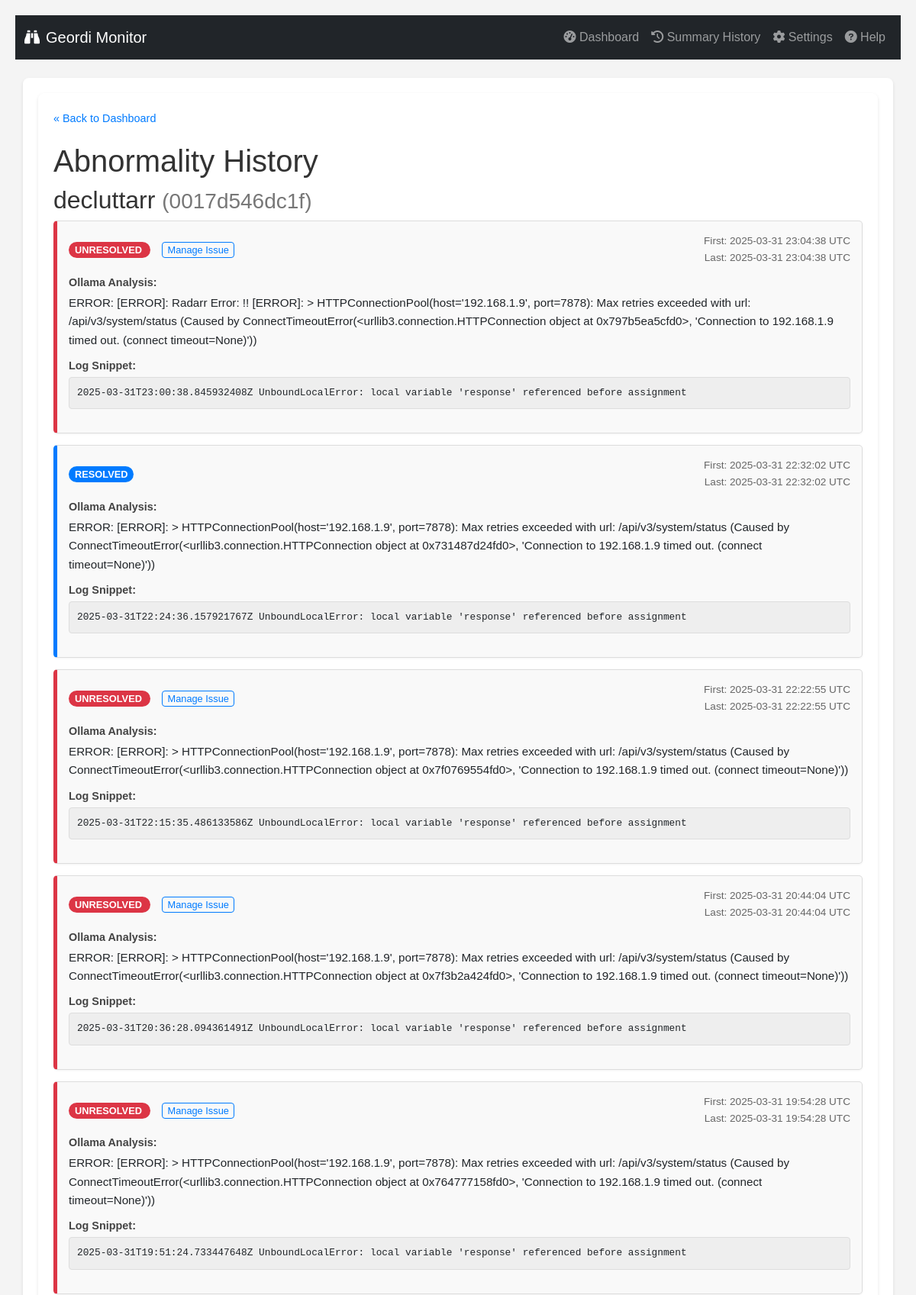
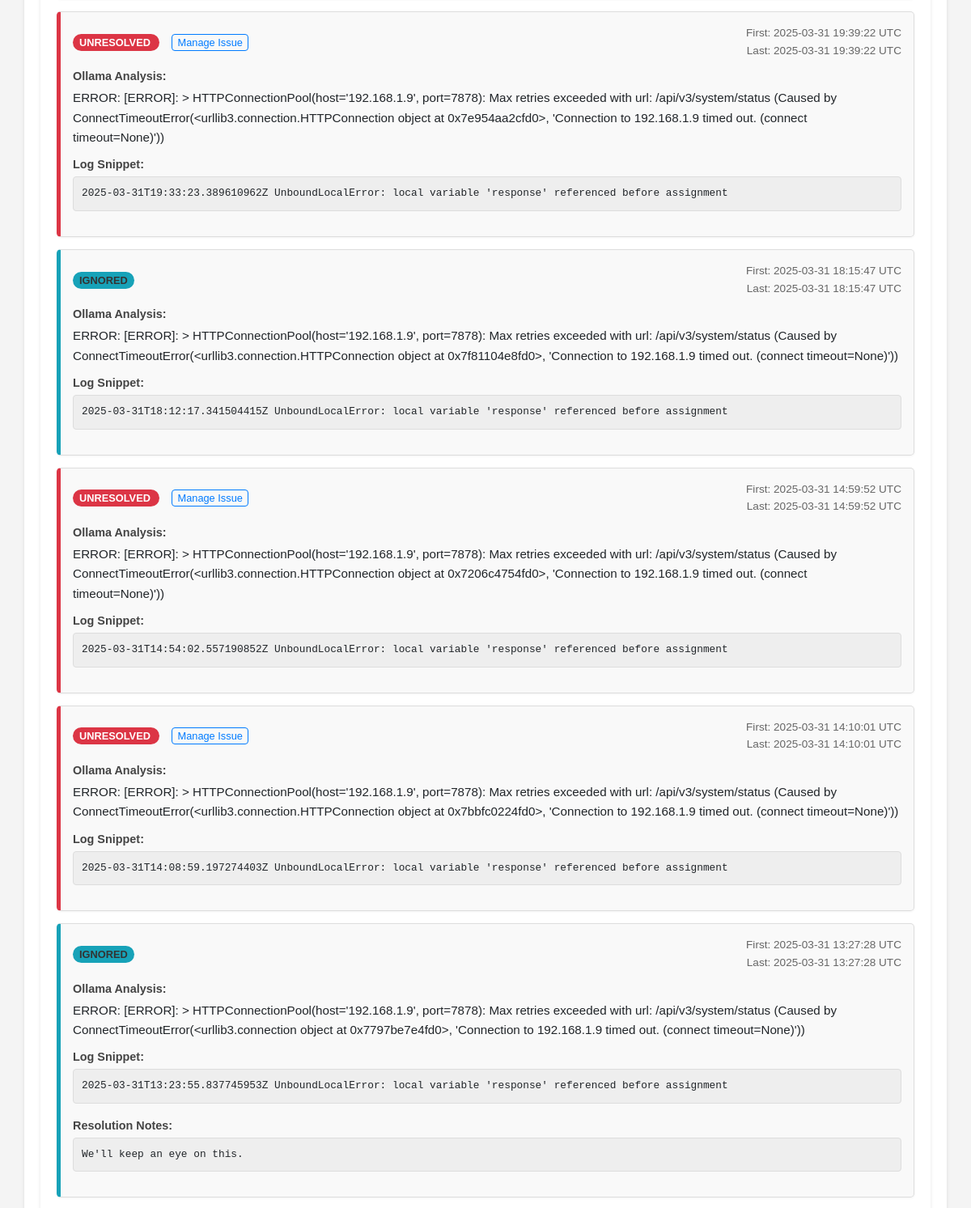
The page /history/0017d546dc1f46716793e1c64cf247741452adafab3b250ec46613c9ae79e0b0 (upper part) on the database its author committed (2 pictures, top to bottom).
### tables this page shows
CREATE TABLE abnormalities (
                id INTEGER PRIMARY KEY AUTOINCREMENT,
                container_name TEXT NOT NULL,
                container_id TEXT NOT NULL,
                log_snippet TEXT NOT NULL,
                ollama_analysis TEXT,
                first_detected_timestamp TEXT,
                last_detected_timestamp TEXT,
                status TEXT DEFAULT 'unresolved',
                resolution_notes TEXT,
                UNIQUE(container_id, log_snippet)
            );

### routes/ui_routes.py (the view)
@ui_bp.route('/history/<string:container_id>')
def container_history(container_id):
    if not container_id or not all(c in '0123456789abcdefABCDEF' for c in container_id) or len(container_id) < 12:
        logging.warning(f"Invalid container ID format requested in history: {container_id}")
        abort(404) # Not Found for invalid ID format
    logger.info(f"Fetching history for container_id: {container_id}")
    history_records = db.get_abnormalities_by_container(container_id)
    logger.info(f"Found {len(history_records)} history records for {container_id}.")
    container_name = history_records[0]['container_name'] if history_records else f"Unknown Container (ID: {container_id[:12]}...)"
    display_timezone_obj = get_display_timezone()
    current_color_settings = {}
    try:
        app_settings_local = getattr(current_app, 'app_settings', None)
        if app_settings_local is not None:
             with current_app.settings_lock:
                  current_color_settings = {k: v for k, v in app_settings_local.items() if k.startswith('color_')}
        else:
            logging.error("App settings not found on current_app in history route.")
            flash("Could not load color settings (app state missing).", "warning")
    except AttributeError as e:
        logging.error(f"Failed to access settings lock/dict in history route: {e}")
        flash("Could not load color settings.", "warning")
    except Exception as e:
        logging.exception(f"Unexpected error getting colors in history route: {e}")
        flash("Error loading color settings.", "error")
    return render_template('history.html',
                           records=history_records,
                           container_name=container_name,
                           container_id=container_id,
                           timezone_obj=display_timezone_obj, # Pass timezone object for potential use in template filters
                           color_settings=current_color_settings)

### db.py (called while the page is built)
def _parse_iso_datetime(iso_string):
    if not iso_string: return None
    try:
        if 'Z' in iso_string:
             dt = datetime.datetime.fromisoformat(iso_string.replace('Z', '+00:00'))
        elif '+' in iso_string or '-' in iso_string[10:]: # Check for timezone offset
             dt = datetime.datetime.fromisoformat(iso_string)
        else:
             dt = datetime.datetime.fromisoformat(iso_string).replace(tzinfo=timezone.utc)
        return dt.astimezone(timezone.utc) # Ensure it's always UTC
    except (ValueError, TypeError) as e:
        logging.warning(f"Could not parse ISO timestamp '{iso_string}': {e}. Returning as string.")
        return iso_string

def get_db():
    try:
        os.makedirs(DATABASE_DIR, exist_ok=True)
    except OSError as e:
        logging.error(f"Could not create database directory {DATABASE_DIR}: {e}")
    conn = sqlite3.connect(DATABASE, detect_types=sqlite3.PARSE_DECLTYPES | sqlite3.PARSE_COLNAMES)
    conn.row_factory = sqlite3.Row
    return conn

def _row_to_dict_with_parsed_dates(row):
    if not row: return None
    item = dict(row)
    item['first_detected_timestamp'] = _parse_iso_datetime(item.get('first_detected_timestamp'))
    item['last_detected_timestamp'] = _parse_iso_datetime(item.get('last_detected_timestamp'))
    item['timestamp'] = _parse_iso_datetime(item.get('timestamp'))
    return item

def get_abnormalities_by_container(container_id, limit=50):
    conn = get_db(); cursor = conn.cursor(); results = []
    try:
        cursor.execute("SELECT * FROM abnormalities WHERE container_id = ? ORDER BY last_detected_timestamp DESC LIMIT ?", (container_id, limit))
        rows = cursor.fetchall()
        for row in rows: results.append(_row_to_dict_with_parsed_dates(row))
        logging.debug(f"Fetched {len(results)} abnormalities for container {container_id[:12]} (limit {limit}).")
    except sqlite3.Error as e: logging.error(f"Error fetching abnormalities for container {container_id[:12]}: {e}")
    finally: conn.close()
    return results

### utils.py (called while the page is built)
def get_display_timezone():
    global SCHEDULER_TIMEZONE # Allow modification on fallback
    try:
        return pytz.timezone(SCHEDULER_TIMEZONE)
    except pytz.exceptions.UnknownTimeZoneError:
        logging.warning(f"Invalid TZ '{SCHEDULER_TIMEZONE}' specified. Using UTC.")
        SCHEDULER_TIMEZONE = "UTC" # Update the global for consistency if needed
        return pytz.utc

### templates/history.html (shortened to what this page needs)
{% extends "base.html" %}
{% block content %}
    <div class="history-container">
        <a href="{{ url_for('ui.index') }}" class="back-link">« Back to Dashboard</a>
        <h1>Abnormality History</h1>
        <h2>{{ container_name }} <small style="color: #777;">({{ container_id[:12] }})</small></h2>
        {% if records %}
            <ul class="history-list">
                {% for record in records %}
                    <li class="history-item" data-status="{{ record.status }}">
                        <div class="history-header">
                            <div>
                                <span class="status-badge status-{{ record.status }}">
                                    {{ record.status | replace('_', ' ') | title }}
                                </span>
                                {% if record.status == 'unresolved' %}
                                    <a href="{{ url_for('ui.manage_abnormality', abnormality_id=record.id) }}" class="manage-link-history">Manage Issue</a>
                                {% endif %}
                            </div>
                            <div class="timestamps">
                                {% if record.first_detected_timestamp %}
                                First: {% if record.first_detected_timestamp and timezone_obj %}
    {{ record.first_detected_timestamp.astimezone(timezone_obj).strftime('%Y-%m-%d %H:%M:%S %Z') }}
{% else %}
    {{ record.first_detected_timestamp if record.first_detected_timestamp else 'N/A' }}
{% endif %}                                    <br>
                                {% endif %}
Last: {% if record.last_detected_timestamp and timezone_obj %}
    {{ record.last_detected_timestamp.astimezone(timezone_obj).strftime('%Y-%m-%d %H:%M:%S %Z') }}
{% else %}
    {{ record.last_detected_timestamp if record.last_detected_timestamp else 'N/A' }}
{% endif %}
                            </div>
                        </div>
                        <div class="detail-block">
                            <strong>Ollama Analysis:</strong>
                            <p>{{ record.ollama_analysis | default('(Not Available)', true) }}</p>
                        </div>
                        <div class="detail-block">
                            <strong>Log Snippet:</strong>
                            <pre>{{ record.log_snippet | default('(Not Available)', true) }}</pre>
                        </div>
                         {% if record.resolution_notes %}
                         <div class="detail-block">
                            <strong>Resolution Notes:</strong>
                            <pre>{{ record.resolution_notes }}</pre>
                        </div>
                         {% endif %}
                    </li>
                {% endfor %}
            </ul>
        {% else %}
            <p>No abnormality history found for this container.</p>
        {% endif %}
    </div>
{% endblock %}

### static/style.css (style rules this page uses)
body { font-family: sans-serif; line-height: 1.6; margin: 20px; background-color: #f4f4f4; }
h1, h2 { color: #333; }
pre { background: #eee; padding: 10px; border-radius: 4px; white-space: pre-wrap; word-wrap: break-word; font-size: 0.9em; max-height: 200px; overflow-y: auto; }
.status-unresolved { color: red; font-weight: bold; }
.status-resolved { color: green; }
.status-ignored { color: orange; }

### templates/history.html (style rules this page uses)
.history-container { background: #fff; padding: 20px; border-radius: 8px; box-shadow: 0 2px 4px rgba(0,0,0,0.1); margin-bottom: 20px; max-width: 1200px; margin-left: auto; margin-right: auto; }
.history-list { list-style: none; padding: 0; }
.history-item { background-color: #f9f9f9; border: 1px solid #ddd; border-radius: 5px; margin-bottom: 15px; padding: 15px; box-shadow: 0 1px 3px rgba(0,0,0,0.05); border-left: 5px solid #ccc; }
.history-header { display: flex; justify-content: space-between; align-items: center; margin-bottom: 10px; flex-wrap: wrap; gap: 10px; }
.status-badge { padding: 3px 8px; border-radius: 12px; font-size: 0.8em; font-weight: bold; text-transform: uppercase; color: white; white-space: nowrap; }
.status-unresolved { background-color: red; }
.status-resolved { background-color: green; }
.status-ignored { background-color: orange; color: #333; }
.timestamps { font-size: 0.85em; color: #666; text-align: right; }
.detail-block { margin-bottom: 10px; }
.detail-block strong { display: block; color: #444; margin-bottom: 3px; font-size: 0.9em; }
.detail-block p { margin: 0; font-size: 0.95em; }
.detail-block pre { background: #eee; padding: 10px; border-radius: 4px; white-space: pre-wrap; word-wrap: break-word; font-size: 0.8em; max-height: 200px; overflow-y: auto; border: 1px solid #ddd; font-family: monospace; }
.manage-link-history { font-size: 0.8em; margin-left: 15px; padding: 2px 6px; border: 1px solid #007bff; color: #007bff; text-decoration: none; border-radius: 4px; white-space: nowrap; }
.back-link { display: inline-block; margin-bottom: 20px; color: #007bff; text-decoration: none; font-size: 0.9em; }

### rows shown on the page
abnormalities: container_name "decluttarr", status "UNRESOLVED", first_detected_timestamp.astimezone "2025-03-31 23:04:38 UTC", last_detected_timestamp.astimezone "2025-03-31 23:04:38 UTC", ollama_analysis "ERROR: [ERROR]: Radarr Error: !! [ERROR]: > HTTPConnectionPool(host='192.168.1.9', port=7878): Max retries exceeded with url: /api/v3/system/status (Caused by ConnectTimeoutError(<urllib3.connection.HTTPConnection object at 0x797b5ea5cfd0>, 'Connection to 192.168.1.9 timed out. (connect timeout=None)'))", log_snippet "2025-03-31T23:00:38.845932408Z UnboundLocalError: local variable 'response' referenced before assignment"
abnormalities: status "RESOLVED", first_detected_timestamp.astimezone "2025-03-31 22:32:02 UTC", last_detected_timestamp.astimezone "2025-03-31 22:32:02 UTC", ollama_analysis "ERROR: [ERROR]: > HTTPConnectionPool(host='192.168.1.9', port=7878): Max retries exceeded with url: /api/v3/system/status (Caused by ConnectTimeoutError(<urllib3.connection.HTTPConnection object at 0x731487d24fd0>, 'Connection to 192.168.1.9 timed out. (connect timeout=None)'))", log_snippet "2025-03-31T22:24:36.157921767Z UnboundLocalError: local variable 'response' referenced before assignment"
abnormalities: status "UNRESOLVED", first_detected_timestamp.astimezone "2025-03-31 22:22:55 UTC", last_detected_timestamp.astimezone "2025-03-31 22:22:55 UTC", ollama_analysis "ERROR: [ERROR]: > HTTPConnectionPool(host='192.168.1.9', port=7878): Max retries exceeded with url: /api/v3/system/status (Caused by ConnectTimeoutError(<urllib3.connection.HTTPConnection object at 0x7f0769554fd0>, 'Connection to 192.168.1.9 timed out. (connect timeout=None)'))", log_snippet "2025-03-31T22:15:35.486133586Z UnboundLocalError: local variable 'response' referenced before assignment"
abnormalities: status "UNRESOLVED", first_detected_timestamp.astimezone "2025-03-31 20:44:04 UTC", last_detected_timestamp.astimezone "2025-03-31 20:44:04 UTC", ollama_analysis "ERROR: [ERROR]: > HTTPConnectionPool(host='192.168.1.9', port=7878): Max retries exceeded with url: /api/v3/system/status (Caused by ConnectTimeoutError(<urllib3.connection.HTTPConnection object at 0x7f3b2a424fd0>, 'Connection to 192.168.1.9 timed out. (connect timeout=None)'))", log_snippet "2025-03-31T20:36:28.094361491Z UnboundLocalError: local variable 'response' referenced before assignment"
abnormalities: status "UNRESOLVED", first_detected_timestamp.astimezone "2025-03-31 19:54:28 UTC", last_detected_timestamp.astimezone "2025-03-31 19:54:28 UTC", ollama_analysis "ERROR: [ERROR]: > HTTPConnectionPool(host='192.168.1.9', port=7878): Max retries exceeded with url: /api/v3/system/status (Caused by ConnectTimeoutError(<urllib3.connection.HTTPConnection object at 0x764777158fd0>, 'Connection to 192.168.1.9 timed out. (connect timeout=None)'))", log_snippet "2025-03-31T19:51:24.733447648Z UnboundLocalError: local variable 'response' referenced before assignment"
abnormalities: status "UNRESOLVED", first_detected_timestamp.astimezone "2025-03-31 19:39:22 UTC", last_detected_timestamp.astimezone "2025-03-31 19:39:22 UTC", ollama_analysis "ERROR: [ERROR]: > HTTPConnectionPool(host='192.168.1.9', port=7878): Max retries exceeded with url: /api/v3/system/status (Caused by ConnectTimeoutError(<urllib3.connection.HTTPConnection object at 0x7e954aa2cfd0>, 'Connection to 192.168.1.9 timed out. (connect timeout=None)'))", log_snippet "2025-03-31T19:33:23.389610962Z UnboundLocalError: local variable 'response' referenced before assignment"
abnormalities: status "IGNORED", first_detected_timestamp.astimezone "2025-03-31 18:15:47 UTC", last_detected_timestamp.astimezone "2025-03-31 18:15:47 UTC", ollama_analysis "ERROR: [ERROR]: > HTTPConnectionPool(host='192.168.1.9', port=7878): Max retries exceeded with url: /api/v3/system/status (Caused by ConnectTimeoutError(<urllib3.connection.HTTPConnection object at 0x7f81104e8fd0>, 'Connection to 192.168.1.9 timed out. (connect timeout=None)'))", log_snippet "2025-03-31T18:12:17.341504415Z UnboundLocalError: local variable 'response' referenced before assignment"
abnormalities: status "UNRESOLVED", first_detected_timestamp.astimezone "2025-03-31 14:59:52 UTC", last_detected_timestamp.astimezone "2025-03-31 14:59:52 UTC", ollama_analysis "ERROR: [ERROR]: > HTTPConnectionPool(host='192.168.1.9', port=7878): Max retries exceeded with url: /api/v3/system/status (Caused by ConnectTimeoutError(<urllib3.connection.HTTPConnection object at 0x7206c4754fd0>, 'Connection to 192.168.1.9 timed out. (connect timeout=None)'))", log_snippet "2025-03-31T14:54:02.557190852Z UnboundLocalError: local variable 'response' referenced before assignment"
abnormalities: status "UNRESOLVED", first_detected_timestamp.astimezone "2025-03-31 14:10:01 UTC", last_detected_timestamp.astimezone "2025-03-31 14:10:01 UTC", ollama_analysis "ERROR: [ERROR]: > HTTPConnectionPool(host='192.168.1.9', port=7878): Max retries exceeded with url: /api/v3/system/status (Caused by ConnectTimeoutError(<urllib3.connection.HTTPConnection object at 0x7bbfc0224fd0>, 'Connection to 192.168.1.9 timed out. (connect timeout=None)'))", log_snippet "2025-03-31T14:08:59.197274403Z UnboundLocalError: local variable 'response' referenced before assignment"
abnormalities: status "IGNORED", first_detected_timestamp.astimezone "2025-03-31 13:27:28 UTC", last_detected_timestamp.astimezone "2025-03-31 13:27:28 UTC", ollama_analysis "ERROR: [ERROR]: > HTTPConnectionPool(host='192.168.1.9', port=7878): Max retries exceeded with url: /api/v3/system/status (Caused by ConnectTimeoutError(<urllib3.connection object at 0x7797be7e4fd0>, 'Connection to 192.168.1.9 timed out. (connect timeout=None)'))", log_snippet "2025-03-31T13:23:55.837745953Z UnboundLocalError: local variable 'response' referenced before assignment", resolution_notes "We'll keep an eye on this."

### other values the page prints
{{ container_id[:12] }} "0017d546dc1f"
